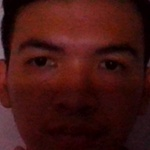
#> input picture data_face/User.1.1.jpg, 150 x 150 px; its folder holds 4 pictures in this run
$ python -i giaodien.py   (imports and definitions only)
#> lines starting #> are read from the running program, lines starting #| are printed output that depends on the picture
import tkinter as tk
from tkinter import ttk
import numpy as np
import os
import pickle, sqlite3
import cv2
from PIL import Image

# [45 lines left out: function nhandien, not called in this run]

def train():
    recognizer = cv2.face_LBPHFaceRecognizer.create()
    path = 'data_face'

    def getImagesWithID(path):
#> called with path = 'data_face'
        imagePaths=[os.path.join(path, f) for f in os.listdir(path)]
        faces=[]
        IDs=[]
        for imagePath in imagePaths:
            faceImg = Image.open(imagePath).convert('L')
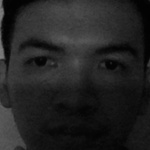
#> faceImg: PIL image 150x150 L; min 1, max 125, mean 34.7
            faceNp = np.array(faceImg, 'uint8')
            ID=int(os.path.split(imagePath)[-1].split('.')[1])
            faces.append(faceNp)
            IDs.append(ID)
            cv2.imshow('training', faceNp)
            cv2.waitKey(10)
#> pass 2 of the loop in getImagesWithID, `for imagePath in imagePaths:`:
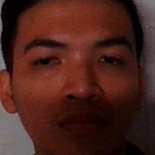
#> input picture data_face/User.1.10.jpg, 155 x 155 px
#> in getImagesWithID, `faceImg = Image.open(imagePath).convert('L')`:
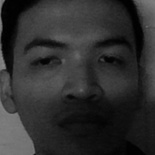
#> faceImg: PIL image 155x155 L; min 0, max 137, mean 46.6
#> pass 3 of the loop in getImagesWithID, `for imagePath in imagePaths:`:
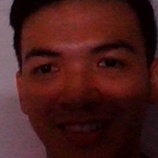
#> input picture data_face/User.1.100.jpg, 158 x 158 px
#> in getImagesWithID, `faceImg = Image.open(imagePath).convert('L')`:
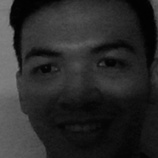
#> faceImg: PIL image 158x158 L; min 0, max 129, mean 41.6
#> the loop made 4 passes; the first 3 are shown
        return np.array(IDs), faces

    Ids, faces = getImagesWithID(path)
    recognizer.train(faces, Ids)

    if not os.path.exists('trainer'):
        os.makedirs('trainer')

    recognizer.save("trainer/face-trainner.yml")
    cv2.destroyAllWindows()

# [50 lines left out: function laydulieu, not called in this run]


# [5 lines not run here, left out]
# [1 line that did not run here, left out]
# [2 lines not run here, left out]


# [1 line that did not run here, left out]
# [2 lines not run here, left out]

# [1 line that did not run here, left out]
# [2 lines not run here, left out]

int1 =tk.IntVar()
# [1 line that did not run here, left out]
# [3 lines not run here, left out]
str1 =tk.StringVar()
# [1 line that did not run here, left out]
# [2 lines not run here, left out]

# [1 line that did not run here, left out]

# [1 line not run here, left out]
#btlaydulieu.place()


# [1 line that did not run here, left out]
# [1 line not run here, left out]

# [1 line that did not run here, left out]
# [7 lines not run here, left out]

>>> result = train()
